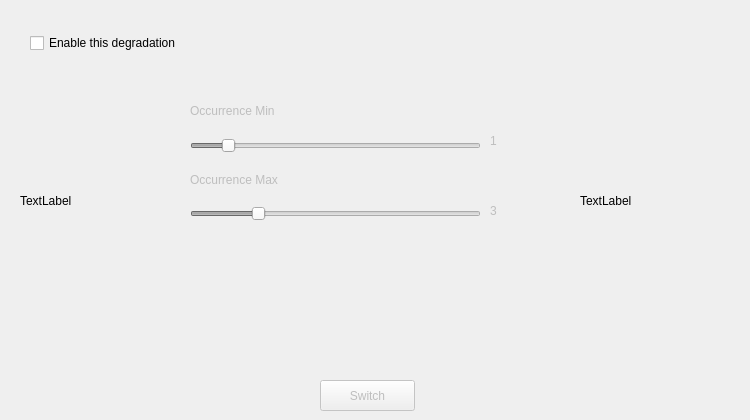
  <widget class="QWizardPage" name="Character_Degradation">
   <property name="subTitle">
    <string>DocCreator: Characters Degradation</string>
   </property>
   <widget class="QWidget" name="horizontalLayoutWidget_5">
    <property name="geometry">
     <rect>
      <x>20</x>
      <y>70</y>
      <width>161</width>
      <height>261</height>
     </rect>
    </property>
    <layout class="QHBoxLayout" name="PrevCharMin">
     <item>
      <widget class="QLabel" name="CharMinPreviewLabel">
       <property name="text">
        <string>TextLabel</string>
       </property>
      </widget>
     </item>
    </layout>
   </widget>
   <widget class="QCheckBox" name="CheckChar">
    <property name="geometry">
     <rect>
      <x>30</x>
      <y>30</y>
      <width>281</width>
      <height>26</height>
     </rect>
    </property>
    <property name="text">
     <string>Enable this degradation</string>
    </property>
   </widget>
   <widget class="QWidget" name="OptionChar" native="true">
    <property name="enabled">
     <bool>false</bool>
    </property>
    <property name="geometry">
     <rect>
      <x>180</x>
      <y>70</y>
      <width>401</width>
      <height>241</height>
     </rect>
    </property>
    <widget class="QWidget" name="layoutWidget_9">
     <property name="geometry">
      <rect>
       <x>10</x>
       <y>20</y>
       <width>291</width>
       <height>131</height>
      </rect>
     </property>
     <layout class="QVBoxLayout" name="verticalLayout_8">
      <item>
       <widget class="QLabel" name="CharMinLabel">
        <property name="text">
         <string>Occurrence Min</string>
        </property>
       </widget>
      </item>
      <item>
       <widget class="QSlider" name="CharMin">
        <property name="enabled">
         <bool>false</bool>
        </property>
        <property name="minimum">
         <number>1</number>
        </property>
        <property name="maximum">
         <number>10</number>
        </property>
        <property name="pageStep">
         <number>1</number>
        </property>
        <property name="value">
         <number>2</number>
        </property>
        <property name="sliderPosition">
         <number>2</number>
        </property>
        <property name="orientation">
         <enum>Qt::Horizontal</enum>
        </property>
        <property name="invertedAppearance">
         <bool>false</bool>
        </property>
        <property name="invertedControls">
         <bool>false</bool>
        </property>
       </widget>
      </item>
      <item>
       <widget class="QLabel" name="CharMaxLabel">
        <property name="text">
         <string>Occurrence Max</string>
        </property>
       </widget>
      </item>
      <item>
       <widget class="QSlider" name="CharMax">
        <property name="enabled">
         <bool>false</bool>
        </property>
        <property name="minimum">
         <number>1</number>
        </property>
        <property name="maximum">
         <number>10</number>
        </property>
        <property name="pageStep">
         <number>1</number>
        </property>
        <property name="sliderPosition">
         <number>3</number>
        </property>
        <property name="orientation">
         <enum>Qt::Horizontal</enum>
        </property>
       </widget>
      </item>
     </layout>
    </widget>
    <widget class="QLabel" name="CharMinValue">
     <property name="geometry">
      <rect>
       <x>310</x>
       <y>60</y>
       <width>67</width>
       <height>21</height>
      </rect>
     </property>
     <property name="text">
      <string>1</string>
     </property>
    </widget>
    <widget class="QLabel" name="CharMaxValue">
     <property name="geometry">
      <rect>
       <x>310</x>
       <y>130</y>
       <width>67</width>
       <height>21</height>
      </rect>
     </property>
     <property name="text">
      <string>3</string>
     </property>
    </widget>
   </widget>
   <widget class="QWidget" name="horizontalLayoutWidget_7">
    <property name="geometry">
     <rect>
      <x>580</x>
      <y>70</y>
      <width>161</width>
      <height>261</height>
     </rect>
    </property>
    <layout class="QHBoxLayout" name="PrevCharMax">
     <item>
      <widget class="QLabel" name="CharMaxPreviewLabel">
       <property name="text">
        <string>TextLabel</string>
       </property>
      </widget>
     </item>
    </layout>
   </widget>
   <widget class="QPushButton" name="SwitchChar">
    <property name="enabled">
     <bool>false</bool>
    </property>
    <property name="geometry">
     <rect>
      <x>320</x>
      <y>380</y>
      <width>95</width>
      <height>31</height>
     </rect>
    </property>
    <property name="toolTip">
     <string>Change preview area</string>
    </property>
    <property name="text">
     <string>Switch</string>
    </property>
   </widget>
  </widget>
